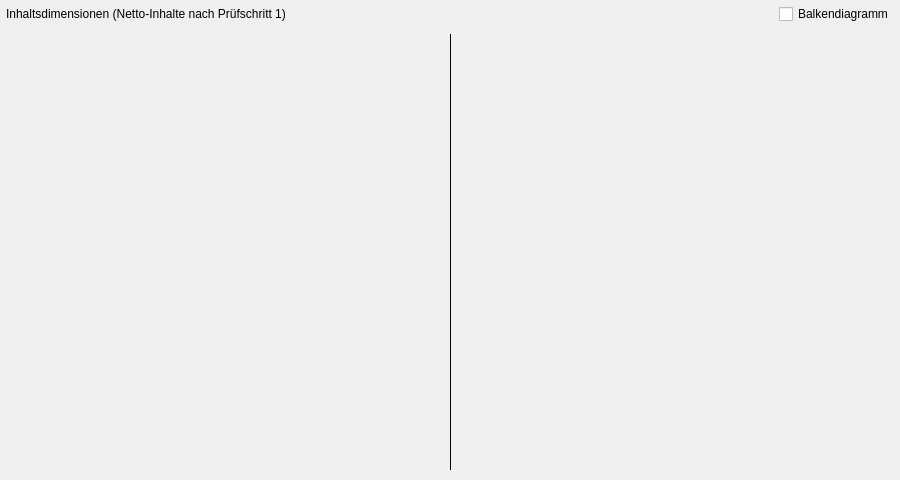
<?xml version="1.0" encoding="UTF-8"?>
<ui version="4.0">
 <class>Section_Mod_Statistics_Content</class>
 <widget class="QWidget" name="Section_Mod_Statistics_Content">
  <property name="geometry">
   <rect>
    <x>0</x>
    <y>0</y>
    <width>900</width>
    <height>480</height>
   </rect>
  </property>
  <property name="minimumSize">
   <size>
    <width>0</width>
    <height>0</height>
   </size>
  </property>
  <layout class="QVBoxLayout" name="main_layout">
   <property name="spacing">
    <number>6</number>
   </property>
   <property name="leftMargin">
    <number>6</number>
   </property>
   <property name="topMargin">
    <number>4</number>
   </property>
   <property name="rightMargin">
    <number>6</number>
   </property>
   <property name="bottomMargin">
    <number>8</number>
   </property>
   <item>
    <layout class="QHBoxLayout" name="header_layout">
     <item>
      <widget class="QLabel" name="lbl_status">
       <property name="text">
        <string>Inhaltsdimensionen (Netto-Inhalte nach Prüfschritt 1)</string>
       </property>
      </widget>
     </item>
     <item>
      <spacer name="horizontal_spacer">
       <property name="orientation">
        <enum>Qt::Orientation::Horizontal</enum>
       </property>
       <property name="sizeHint" stdset="0">
        <size>
         <width>40</width>
         <height>20</height>
        </size>
       </property>
      </spacer>
     </item>
     <item>
      <widget class="QCheckBox" name="chk_bar_chart">
       <property name="cursor">
        <cursorShape>PointingHandCursor</cursorShape>
       </property>
       <property name="text">
        <string>Balkendiagramm</string>
       </property>
      </widget>
     </item>
    </layout>
   </item>
   <item>
    <layout class="QHBoxLayout" name="split_layout">
     <property name="spacing">
      <number>8</number>
     </property>
     <item>
      <widget class="QWidget" name="container_main" native="true">
       <layout class="QVBoxLayout" name="layout_main_col">
        <property name="spacing">
         <number>4</number>
        </property>
        <property name="leftMargin">
         <number>2</number>
        </property>
        <property name="topMargin">
         <number>0</number>
        </property>
        <property name="rightMargin">
         <number>2</number>
        </property>
        <property name="bottomMargin">
         <number>0</number>
        </property>
        <item>
         <widget class="QStackedWidget" name="stacked_main"/>
        </item>
       </layout>
      </widget>
     </item>
     <item>
      <widget class="QFrame" name="split_sep">
       <property name="frameShape">
        <enum>QFrame::Shape::VLine</enum>
       </property>
       <property name="frameShadow">
        <enum>QFrame::Shadow::Plain</enum>
       </property>
       <property name="styleSheet">
        <string notr="true">margin-top: 4px; margin-bottom: 3px;</string>
       </property>
      </widget>
     </item>
     <item>
      <widget class="QWidget" name="container_comp" native="true">
       <layout class="QVBoxLayout" name="layout_comp_col">
        <property name="spacing">
         <number>4</number>
        </property>
        <property name="leftMargin">
         <number>2</number>
        </property>
        <property name="topMargin">
         <number>0</number>
        </property>
        <property name="rightMargin">
         <number>2</number>
        </property>
        <property name="bottomMargin">
         <number>0</number>
        </property>
        <item>
         <widget class="QStackedWidget" name="stacked_comp"/>
        </item>
       </layout>
      </widget>
     </item>
    </layout>
   </item>
  </layout>
 </widget>
 <resources/>
 <connections/>
</ui>
